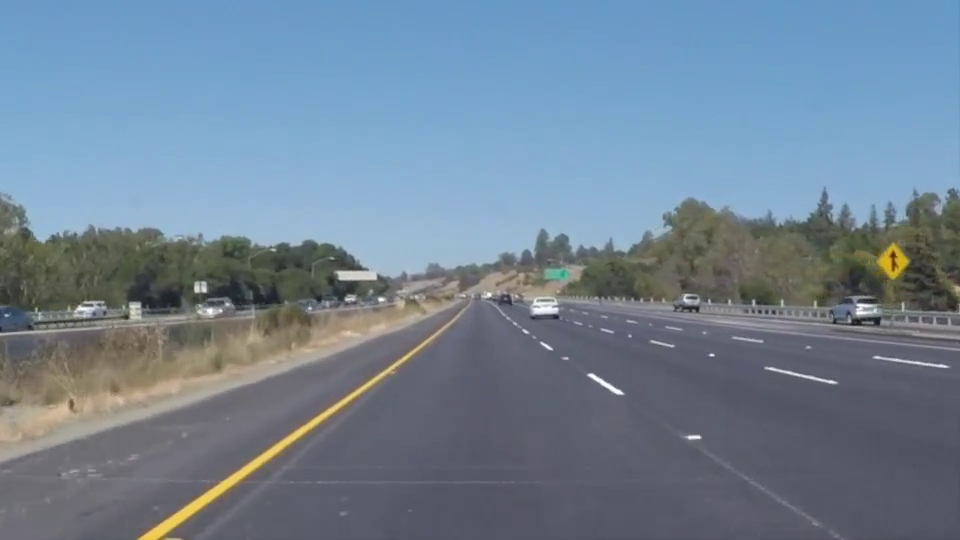
#> input picture frame 68 of solidYellowLeft.avi, 960 x 540 px
$ python simple_lane_detection.py   (Python 2 division)
#> lines starting #> are read from the running program, lines starting #| are printed output that depends on the picture; after the words box and inside, x2 and y2 are one past the last pixel; in counts of white or black regions, pixels touching at a corner belong together
'''
Simple Lane detection using openCV
The algorithm is simple detection of lines using probabilistic hough line, calculating the slope of each line
(assuming left and right lane)
then calculating the furthest and lowest points on both lanes.
then draw lines and polygon between them to indicate the lane.

Made by Karim Hamdy, Project of Self Driving car Engineer Nano-degree

'''
#doing all the relevant imports
import matplotlib.pyplot as plt
import matplotlib.image as mpimg
import numpy as np
import cv2

#----------------------------------------------------------------------------------------------------------------------
#Function Prototypes
def canny_detection(image,low_threhold_input,high_threshold_input):
	return cv2.Canny(image, low_threhold_input, high_threshold_input)
def ROI(image_ref,ignore_mask_color):
	mask_temp = np.zeros_like(image_ref)
	ignore_mask_color = 255
	vertices = np.array([[(0,imshape[0]),(525, 300), (500, 300), (imshape[1],imshape[0])]], dtype=np.int32)
	cv2.fillPoly(mask_temp, vertices, ignore_mask_color)
	return cv2.bitwise_and(edges, mask_temp)

def hough_line_p(rho,theta,threhold,min_line_len,max_line_gap):
	#these values depend highly on the input video, they may differ on using other input data.
	rho = 1
	theta = np.pi/180
	threshold = 45 #12
	min_line_length = 7
	max_line_gap = 1
	return cv2.HoughLinesP(masked_edges, rho, theta, threshold, np.array([]),
	                            min_line_length, max_line_gap)

def line_calculation(lines_input):
	#calculation of the slope of the left line of lane, and the right line of lane.
	slope_total_left = []
	slope_avg_left = 0
	highest_x_left = 0;
	highest_y_left = 0;
	highest_slope_left = 0;
	highest_x_right = imshape[1];
	highest_y_right = 0;
	highest_slope_right = 0;


	for line in lines_input:
	    for x1,y1,x2,y2 in line:
	    	if x1 != x2:
	    		slope_value = (float(y2)-float(y1))/(x2-x1)
		    	if slope_value >0: 						#calculating the slope of the line in the right half of the image
		        	if x1<highest_x_right :
		        		highest_x_right = x1
		        		highest_y_right = y1
		        		highest_slope_right = slope_value
		        	if x2<highest_x_right :
		        		highest_x_right = x2
		        		highest_y_right = y2
		        		highest_slope_right = slope_value

		    	elif slope_value <0 : 						#calculating the slope of the line in the right half of the image
		    		slope_total_left.append (slope_value)
		        	if x1 <imshape[1]/2 and x2<imshape[1]/2:
			        	if y1>330 or y2 > 330:
				        	if x1>highest_x_left :
				        		highest_x_left = x1
				        		highest_y_left = y1
				        		highest_slope_left = slope_value
				        	if x2>highest_x_left :
				        		highest_x_left = x2
				        		highest_y_left = y2
				        		highest_slope_left = slope_value
	for s in slope_total_left:
		slope_avg_left = slope_avg_left + s
	slope_avg_left = slope_avg_left/ len(slope_total_left) 		#calculating the average slope of these lines
	x_coo_edge_down_left = int(float((imshape[0]-highest_y_left+highest_x_left*slope_avg_left))/slope_avg_left ) 				#using the formula (y2-y1/x2-x1) = slope, while adding 25 to compensate for the error
	x_coo_edge_down_right = int(float((imshape[0]-highest_y_right+highest_x_right*highest_slope_right))/highest_slope_right ) 				#using the formula (y2-y1/x2-x1) = slope, while adding 25 to compensate for the error
	return highest_x_left,highest_y_left,highest_x_right,highest_y_right,slope_avg_left,highest_slope_right,x_coo_edge_down_left,x_coo_edge_down_right

def draw_lane_lines(image_input,edges_input):
	cv2.line(line_image,(x_coo_edge_down_right,imshape[0]),(highest_x_right, highest_y_right),(0,255,0),7)
	cv2.line(line_image,(x_coo_edge_down_left,imshape[0]),(highest_x_left, highest_y_left),(0,0,255),7)
	pts = np.array([[x_coo_edge_down_right, imshape[0]],[highest_x_right, highest_y_right],[highest_x_left, highest_y_left],[x_coo_edge_down_left, imshape[0]]], np.int32)
	pts = pts.reshape((-1,1,2))
	cv2.fillPoly(line_image,[pts],(255,0,0))
	color_edges = np.dstack((edges_input, edges_input, edges_input))
	return cv2.addWeighted(image_input, 0.8, line_image, layer_weight, 0)


#------------------------------------------------------------------------------------------------------------------------------

layer_weight = 0

cap = cv2.VideoCapture('solidYellowLeft.avi')
low_threshold_canny = 50
high_threshold_canny = 150

rho_hough = 1
theta_hough = np.pi/180
threshold_hough = 45 #12
min_line_length_hough = 7
max_line_gap_hough = 1

while cap.isOpened():
	ret, image = cap.read()
#> image is the input picture: shape (540, 960, 3); mean B, G, R 148.7, 131.2, 113
	if ret == False:								#Making sure there is a valid frame to process on.
		break
	gray = cv2.cvtColor(image, cv2.COLOR_RGB2GRAY)
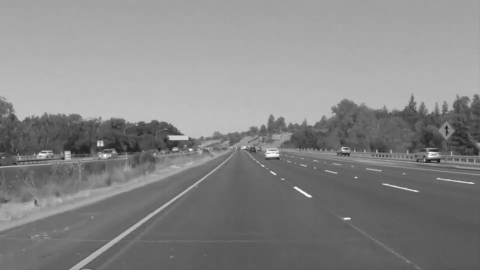
#> gray: shape (540, 960) (shown at 1/2 size); min 20, max 255, mean 134.4
	imshape = image.shape
	line_image = np.copy(image)*0 #creating a blank to draw lines on
#> line_image: shape (540, 960, 3); every value is 0
	# Define a kernel size for Gaussian smoothing / blurring
	# Note: this step is optional as cv2.Canny() applies a 5x5 Gaussian internally
	kernel_size = 5
	blur_gray = cv2.GaussianBlur(gray,(kernel_size, kernel_size), 0)

	# Define parameters for Canny and run it
	# NOTE: if you try running this code you might want to change these!

	edges = canny_detection(blur_gray,low_threshold_canny,high_threshold_canny)
#> in canny_detection, `return cv2.Canny(image, low_threhold_input, high_threshold_input)`:
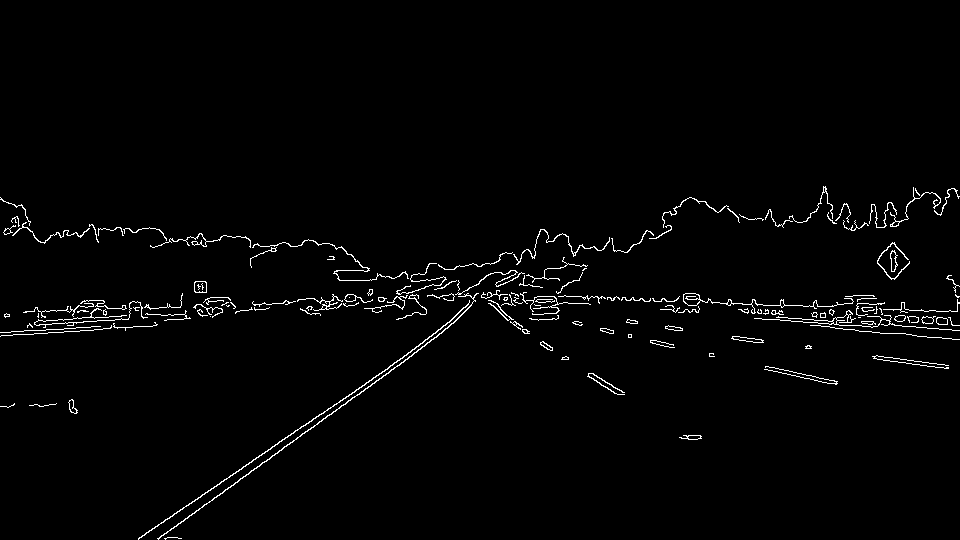
#> returned value: shape (540, 960); 1.8% white in thin lines or dots, all inside (x1, y1, x2, y2) = (0, 186, 960, 540)
	cv2.imshow('canny',edges)


	masked_edges = ROI(edges,255) 					#defining region of interest based on the input feed video
#> in ROI, `cv2.fillPoly(mask_temp, vertices, ignore_mask_color)`:
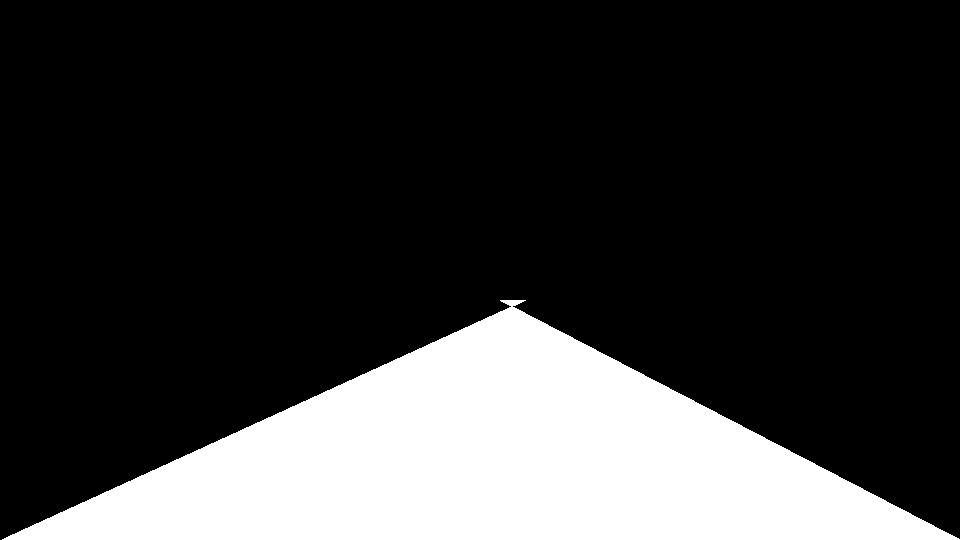
#> mask_temp: shape (540, 960); 21.7% white; 1 white region, box (x1, y1, x2, y2) and area: (2, 300, 960, 540) 112510
#> in ROI, `return cv2.bitwise_and(edges, mask_temp)`:
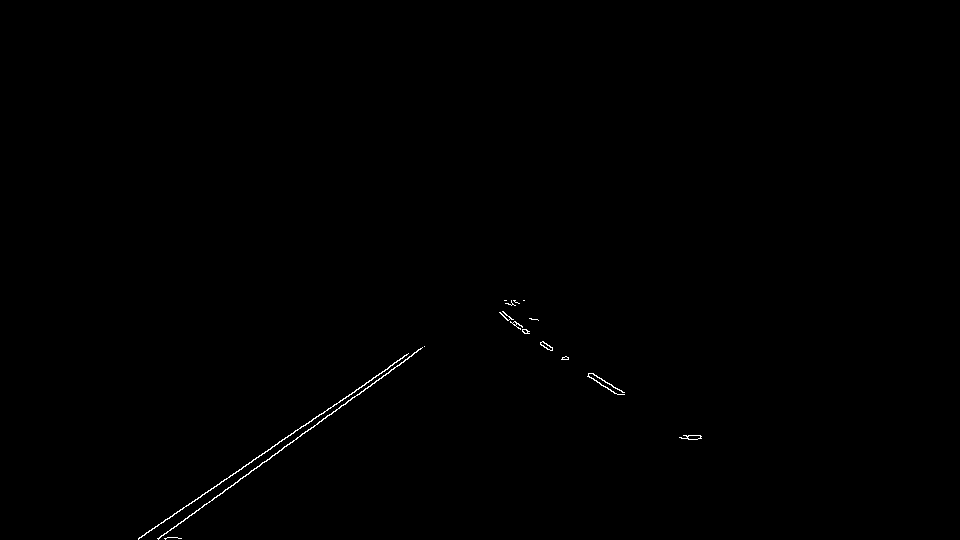
#> returned value: shape (540, 960); 0.24% white in thin lines or dots, all inside (x1, y1, x2, y2) = (138, 300, 702, 540)
	cv2.imshow('masked_edges',masked_edges)

	lines = hough_line_p(rho_hough,theta_hough,threshold_hough,min_line_length_hough,max_line_gap_hough)
#> lines = [[170, 530, 424, 346], [145, 533, 294, 432], [295, 431, 372, 379], [158, 538, 209, 501], [543, 341, 552, 348], [592, 373, 623, 392], [591, 377, 608, 389], [252, 460, 265, 451], [271, 447, 293, 432], [238, 480, 264, 461]]

	if lines is None:
		continue
	calculations = line_calculation(lines)			#parsing the data to be used in drawing the lane lines
#> the loop in line_calculation, `for line in lines_input:` made 10 passes
#> after the loop in line_calculation, `for line in lines_input:`: highest_slope_left = -0.724; highest_slope_right = 0.778; highest_x_left = 424; highest_x_right = 543; highest_y_left = 346; highest_y_right = 341; slope_total_left = [-0.724, -0.678, -0.675, -0.725, -0.692, -0.682, -0.731]
#> the loop in line_calculation, `for s in slope_total_left:` made 7 passes
#> (s, slope_avg_left) on passes 1 to 7: (-0.724, -0.724), (-0.678, -1.4), (-0.675, -2.08), (-0.725, -2.8), (-0.692, -3.5), (-0.682, -4.18), (-0.731, -4.91)
#> after the loop in line_calculation, `for s in slope_total_left:`: slope_avg_left = -4.91
#> in line_calculation, `slope_avg_left = slope_avg_left/ len(slope_total_left)`: slope_avg_left = -0.701
#> in line_calculation, `x_coo_edge_down_left = int(float((imshape[0]-highest_y_left+highest_x_..`: x_coo_edge_down_left = 147
#> in line_calculation, `x_coo_edge_down_right = int(float((imshape[0]-highest_y_right+highest_..`: x_coo_edge_down_right = 798
#> calculations = (424, 346, 543, 341, -0.701, 0.778, 147, 798)
	highest_x_left = calculations[0]
#> highest_x_left = 424
	highest_y_left = calculations[1]
#> highest_y_left = 346
	highest_x_right = calculations[2]
#> highest_x_right = 543
	highest_y_right = calculations[3]
#> highest_y_right = 341
	slope_avg_left = calculations[4]
#> slope_avg_left = -0.701
	highest_slope_right = calculations[5]
#> highest_slope_right = 0.778
	x_coo_edge_down_left = calculations[6]
#> x_coo_edge_down_left = 147
	x_coo_edge_down_right = calculations[7]
#> x_coo_edge_down_right = 798


	combo = draw_lane_lines(image,edges)
#> in draw_lane_lines, `pts = np.array([[x_coo_edge_down_right, imshape[0]],[highest_x_right, ..`: pts = [[798, 540], [543, 341], [424, 346], [147, 540]]
#> in draw_lane_lines, `cv2.fillPoly(line_image,[pts],(255,0,0))`:
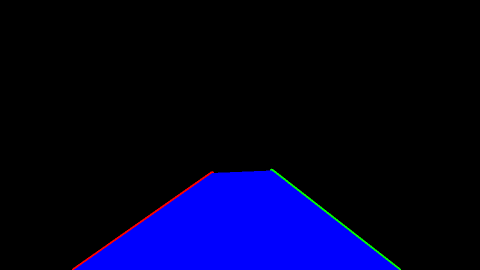
#> line_image: shape (540, 960, 3) (shown at 1/2 size); mean B, G, R 37.2, 0.6, 0.6
#> in draw_lane_lines, `return cv2.addWeighted(image_input, 0.8, line_image, layer_weight, 0)`:
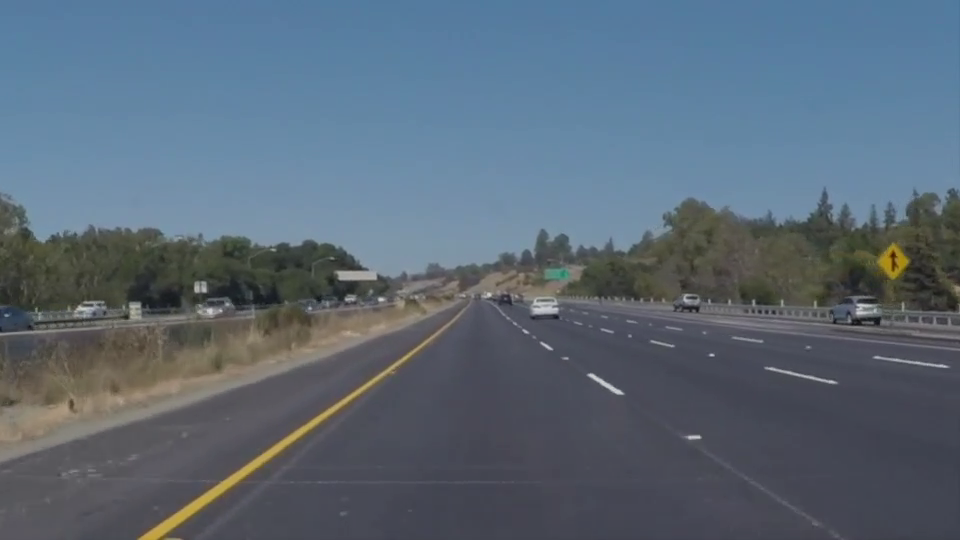
#> returned value: shape (540, 960, 3); mean of channels 0, 1, 2 119, 105, 90.4; drawn as B, G, R
	cv2.imshow('combo',combo)

	if cv2.waitKey(10) == ord('q'):				#pressing 'd' to shows the lane detection
#> (key q is pressed here)
		break									#pressing 'q' quits
	if cv2.waitKey(1) == ord('p'):				#pressing 'p' pauses
		while(cv2.waitKey(10) != ord('q')):
			continue
	if cv2.waitKey(1) == ord('d'):
		if layer_weight<1:
			layer_weight = layer_weight +0.1

cap.release()

cv2.destroyAllWindows()

$ run again, starting later in the video
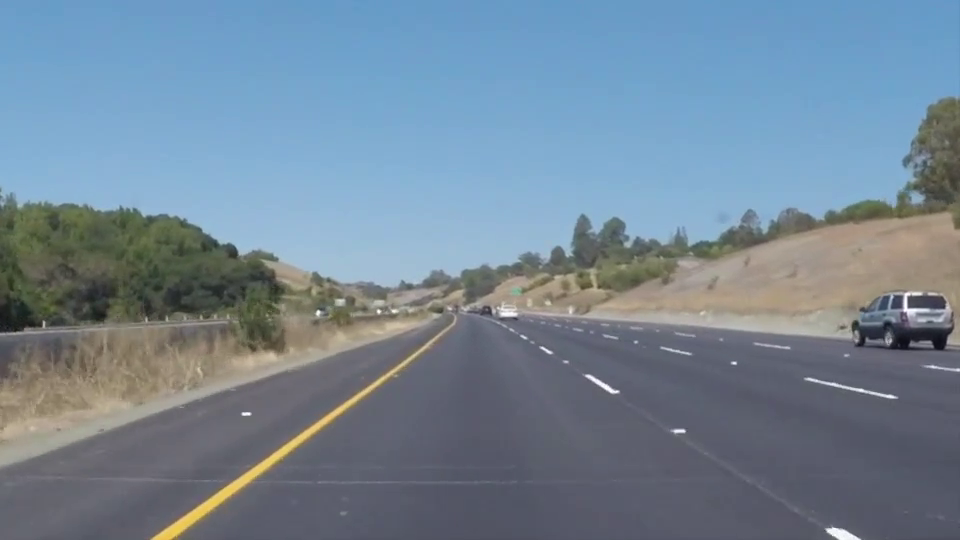
#> input picture frame 306 of solidYellowLeft.avi, 960 x 540 px
#> image is the input picture: shape (540, 960, 3); mean B, G, R 150.3, 134, 115.4
#> mask_temp: shape (540, 960); 21.7% white; 1 white region, box (x1, y1, x2, y2) and area: (2, 300, 960, 540) 112510
#> in ROI, `return cv2.bitwise_and(edges, mask_temp)`:
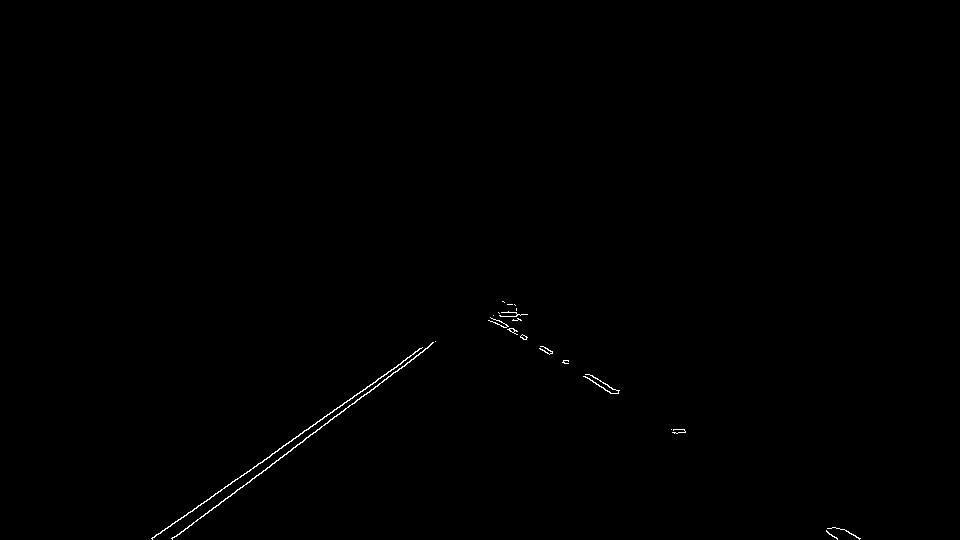
#> returned value: shape (540, 960); 0.26% white in thin lines or dots, all inside (x1, y1, x2, y2) = (151, 301, 861, 540)
#> lines = [[176, 536, 395, 371], [151, 538, 401, 363], [395, 372, 431, 344], [172, 538, 197, 519], [543, 346, 552, 351], [366, 394, 392, 374], [593, 377, 618, 391], [539, 348, 549, 354], [585, 376, 612, 393]]
#> the loop in line_calculation, `for line in lines_input:` made 9 passes
#> after the loop in line_calculation, `for line in lines_input:`: highest_slope_left = -0.778; highest_slope_right = 0.6; highest_x_left = 431; highest_x_right = 539; highest_y_left = 344; highest_y_right = 348; slope_total_left = [-0.753, -0.7, -0.778, -0.76, -0.769]
#> the loop in line_calculation, `for s in slope_total_left:` made 5 passes
#> (s, slope_avg_left) on passes 1 to 5: (-0.753, -0.753), (-0.7, -1.45), (-0.778, -2.23), (-0.76, -2.99), (-0.769, -3.76)
#> after the loop in line_calculation, `for s in slope_total_left:`: slope_avg_left = -3.76
#> in line_calculation, `slope_avg_left = slope_avg_left/ len(slope_total_left)`: slope_avg_left = -0.752
#> in line_calculation, `x_coo_edge_down_left = int(float((imshape[0]-highest_y_left+highest_x_..`: x_coo_edge_down_left = 170
#> in line_calculation, `x_coo_edge_down_right = int(float((imshape[0]-highest_y_right+highest_..`: x_coo_edge_down_right = 859
#> calculations = (431, 344, 539, 348, -0.752, 0.6, 170, 859)
#> `highest_x_left = calculations[0]`: highest_x_left = 431
#> `highest_y_left = calculations[1]`: highest_y_left = 344
#> `highest_x_right = calculations[2]`: highest_x_right = 539
#> `highest_y_right = calculations[3]`: highest_y_right = 348
#> `slope_avg_left = calculations[4]`: slope_avg_left = -0.752
#> `highest_slope_right = calculations[5]`: highest_slope_right = 0.6
#> `x_coo_edge_down_left = calculations[6]`: x_coo_edge_down_left = 170
#> `x_coo_edge_down_right = calculations[7]`: x_coo_edge_down_right = 859
#> pts = [[859, 540], [539, 348], [431, 344], [170, 540]]
#> color_edges: shape (540, 960, 3); 1.6% white in thin lines or dots, all inside (x1, y1, x2, y2) = (0, 97, 960, 540)
#> in draw_lane_lines, `return cv2.addWeighted(image_input, 0.8, line_image, layer_weight, 0)`:
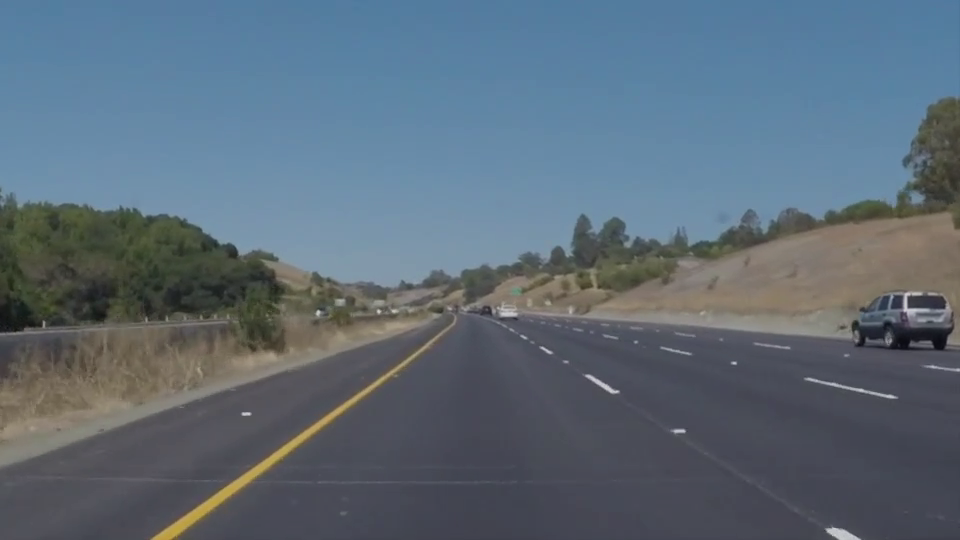
#> returned value: shape (540, 960, 3); mean of channels 0, 1, 2 120.3, 107.2, 92.3; drawn as B, G, R
